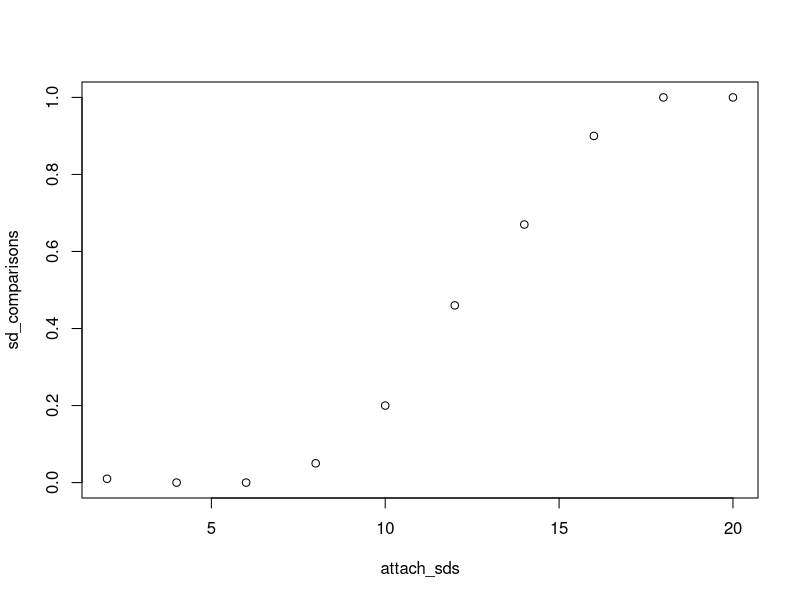
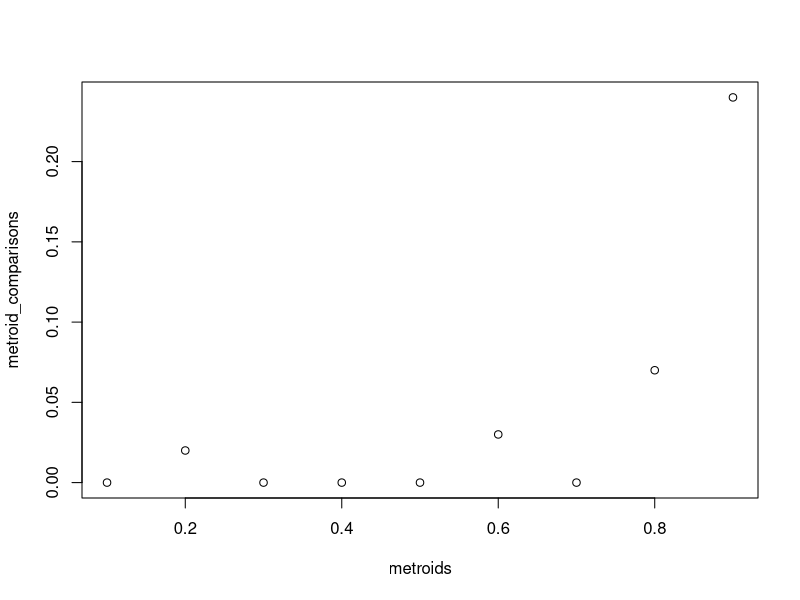

Generate these figures, in order, with R: (Note: a time limit stopped this script after it produced the figures.)
####
## project: parasite_burden_modeling
## file: pb_exploratory_sims.R
## function: explore simulating environmental parasite transmission in different ways
## author: chris wojan
####

## Load libraries

## 
# Detachment Rate ABM
##

detach_rate_abm <- function(timesteps = 1000, hosts = 100,
                            move = 2, metroid = 0.3, detach = 0.2) {
  ## Initialize host burdens
  burdens <- rep(0, hosts)
  ## Loop for t time steps
  for (t in 1:timesteps) {
    ## Loop through i hosts
    for (i in 1:hosts) {
      ## If host i has metroids attached, some detach
      if (burdens[i] > 0) {
        burdens[i] <- burdens[i] - rbinom(1, burdens[i], detach)
      }
      ## Host i gains more metroids
      burdens[i] <- burdens[i] + rbinom(1, move, metroid)
    }
  }
  return(burdens)
}

##
# Attachment Length ABM
##

attach_length_abm <- function(timesteps = 1000, hosts = 100,
                              move = 2, metroid = 0.3,
                              attach_length = 5, attach_sd = 1) {
  ## Initialize empty list to track metroid attachment periods
  host_metroids <- vector(mode = "list", length = hosts)
  
  ## Loop for t time steps
  for (t in 1:timesteps) {
    ## Loop through i hosts
    for (i in 1:hosts) {
      ## If host i has metroids...
      if (length(host_metroids[[i]]) > 0) {
        ## Subtract one timestep from each metroid's attachment length
        host_metroids[[i]] <- host_metroids[[i]] - 1
        ## Remove all metroids with 0 timesteps remaining on their attachmetn length
        host_metroids[[i]] <- host_metroids[[i]][!host_metroids[[i]] <= 0]
      }
      ## Calculate new metroids to attach
      new_metroids <- rbinom(1, move, metroid)
      ## Host i gains metroids, each with a randomly generated attachment length
      host_metroids[[i]] <- c(host_metroids[[i]], round(rnorm(new_metroids, mean = attach_length, sd = attach_sd)))
    }
  }
  ## Return the number of metroids for each host
  return(lengths(host_metroids))
}

##
# Compare ABMS
##

compare_abms <- function(runs = 10, timesteps = 1000, hosts = 100,
                         move = 2, metroid = 0.3,
                         detach = 0.2, attach_sd = 1) {
  ## Create list of detachment rate abm outputs
  dburdens <- replicate(runs, detach_rate_abm(timesteps = timesteps, hosts = hosts,
                                              move = move, metroid = metroid, detach = detach), simplify = FALSE)
  ## Create list of attachment length abm outputs
  aburdens <- replicate(runs, attach_length_abm(timesteps = timesteps, hosts = hosts,
                                                move = move, metroid = metroid, 
                                                attach_length = 1/detach, attach_sd = attach_sd), simplify = FALSE)
  ## Initialize empty vector for p values from Kolmogorov-Smirnov test
  ks_ps <- NULL
  ## Compare all pairs of burden distributions from each abm with the Kolmogorov-Smirnov test
  for (x in 1:length(dburdens)) {
    for (y in 1:length(aburdens)) {
      ks_ps <- c(ks_ps, ks.test(dburdens[[x]], aburdens[[y]])$p)
    }
  }
  return(sum(ks_ps < 0.05)/length(ks_ps))
}

##
# Explore parameter space
##

## Explore SD
attach_sds <- 1:10 * 2

sd_comparisons <- sapply(attach_sds, FUN = function(x) compare_abms(attach_sd = x, detach = 0.1))

plot(sd_comparisons ~ attach_sds)

## Explore transmission rate

metroids <- 1:9/10

metroid_comparisons <- sapply(metroids, FUN = function(x) compare_abms(metroid = x))

plot(metroid_comparisons ~ metroids)

## Explore detach rate

detachs <- 1:9/10

detach_comparisons <- sapply(detachs, FUN = function(x) compare_abms(detach = x))

plot(detach_comparisons ~ detachs)

## Explore movement rate

moves <- 2:10 * 2

move_comp <- sapply(moves, FUN = function(x) compare_abms(move = x))

plot(move_comp ~ moves)


##
# Scratch code
##

hist(round(rnorm(10000, mean = 5, sd = 0.5)))

abm_comparison <- compare_abms(runs = 10)

sum(abm_comparison < 0.05)/length(abm_comparison)

runs <- 5
timesteps <- 1000
hosts <- 100
move <- 2
metroid <- 0.3
detach <- 0.2
dburdens <- replicate(runs, detach_rate_abm(timesteps = timesteps, hosts = hosts,
                   move = move, metroid = metroid, detach = detach), simplify = FALSE)
aburdens <- replicate(runs, attach_length_abm(timesteps = timesteps, hosts = hosts,
                   move = move, metroid = metroid, 
                   attach_length = attach_length, attach_sd = attach_sd), simplify = FALSE)
ks_ps <- NULL
for (x in 1:length(dburdens)) {
  for (y in 1:length(aburdens)) {
    ks_ps <- c(ks_ps, ks.test(dburdens[[x]], aburdens[[y]])$p)
  }
}

1/0.9

hist(attach_length_abm(attach_sd = 10))
hist(detach_rate_abm())

a <- attach_length_abm(attach_sd = 10, attach_length = 10)
b <- detach_rate_abm(detach = 0.1)

ks.test(a,b)

## Initialize empty list to track metroid attachment periods
host_metroids <- vector(mode = "list", length = hosts)

attach_length = 5
attach_sd = 10
## Loop for t time steps
for (t in 1:timesteps) {
  ## Loop through i hosts
  for (i in 1:hosts) {
    ## If host i has metroids...
    if (length(host_metroids[[i]]) > 0) {
      ## Subtract one timestep from each metroid's attachment length
      host_metroids[[i]] <- host_metroids[[i]] - 1
      ## Remove all metroids with 0 timesteps remiaing on their attachmetn length
      host_metroids[[i]] <- host_metroids[[i]][!host_metroids[[i]] <= 0]
    }
    ## Calculate new metroids to attach
    new_metroids <- rbinom(1, move, metroid)
    ## Host i gains metroids, each with a randomly generated attachment length
    host_metroids[[i]] <- c(host_metroids[[i]], round(rnorm(new_metroids, mean = attach_length, sd = attach_sd)))
  }
}
